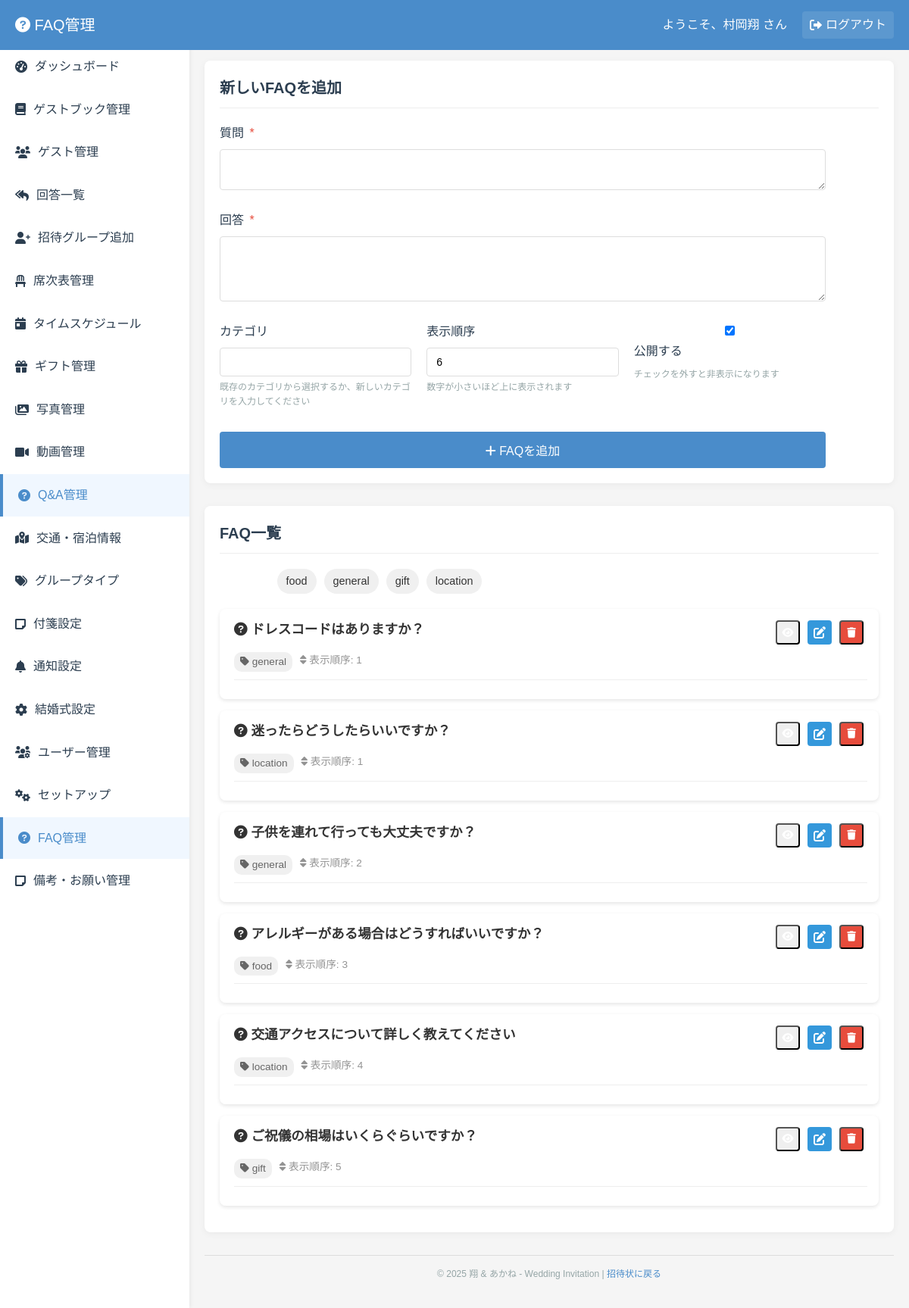
Screenshot of /admin/faq.php (signed in) with the database file from the repository.
### tables this page shows
CREATE TABLE `faq` (
  `id` int(11) NOT NULL AUTO_INCREMENT,
  `question` text NOT NULL,
  `answer` text NOT NULL,
  `category` varchar(50) DEFAULT NULL,
  `display_order` int(11) DEFAULT 0,
  `is_visible` tinyint(1) DEFAULT 1,
  `created_at` timestamp NOT NULL DEFAULT current_timestamp(),
  PRIMARY KEY (`id`)
);

### admin/faq.php (the view, shortened to what this page needs)
<?php
require_once '../config.php';
$faqs = [];
try {
    $stmt = $pdo->query("SELECT * FROM faq ORDER BY display_order, id");
    $faqs = $stmt->fetchAll();
} catch (PDOException $e) {
    $error = "FAQ情報の取得に失敗しました。";
    if ($debug_mode) {
        $error .= " エラー: " . $e->getMessage();
    }
}
$categories = [];
try {
    $stmt = $pdo->query("SELECT DISTINCT category FROM faq WHERE category != '' ORDER BY category");
    $category_results = $stmt->fetchAll(PDO::FETCH_COLUMN);
    $categories = array_filter($category_results);
} catch (PDOException $e) {
}
$edit_faq = null;
$next_display_order = 1;
if (!empty($faqs)) {
    $max_order = max(array_column($faqs, 'display_order'));
    $next_display_order = $max_order + 1;
}
?>
<!DOCTYPE html>
<html lang="ja">
<head>
    <link rel="stylesheet" href="../css/style.css">
    <link rel="stylesheet" href="css/admin.css">
    <link rel="stylesheet" href="https://cdnjs.cloudflare.com/ajax/libs/font-awesome/6.0.0/css/all.min.css">
</head>
<body class="admin-body">
    <div class="admin-dashboard">
        <header class="admin-dashboard-header">
            <div class="admin-logo">
                <h1><i class="fas fa-question-circle"></i> FAQ管理</h1>
            </div>
            <div class="admin-user">
                <span>ようこそ、<?= htmlspecialchars($_SESSION['admin_username']) ?> さん</span>
                <a href="logout.php" class="admin-logout"><i class="fas fa-sign-out-alt"></i> ログアウト</a>
            </div>
        </header>
        <div class="admin-dashboard-content">
            <?php include 'inc/sidebar.php'; ?>
            <div class="admin-main">
                <div class="admin-content-wrapper">
                <section class="admin-section">
                    <h2><?= $edit_faq ? 'FAQを編集' : '新しいFAQを追加' ?></h2>
                    <form class="admin-form" method="post" action="">
                        <div class="admin-form-group">
                            <label for="question">質問 <span class="required">*</span></label>
                            <textarea id="question" name="question" rows="2" required><?= $edit_faq ? htmlspecialchars($edit_faq['question']) : '' ?></textarea>
                        </div>
                        <div class="admin-form-group">
                            <label for="answer">回答 <span class="required">*</span></label>
                            <textarea id="answer" name="answer" rows="4" required><?= $edit_faq ? htmlspecialchars($edit_faq['answer']) : '' ?></textarea>
                        </div>
                        <div class="admin-form-row">
                            <div class="admin-form-group">
                                <label for="category">カテゴリ</label>
                                <input type="text" id="category" name="category" list="category-list" value="<?= $edit_faq ? htmlspecialchars($edit_faq['category']) : '' ?>">
                                <small>既存のカテゴリから選択するか、新しいカテゴリを入力してください</small>
                            </div>
                            <div class="admin-form-group">
                                <label for="display_order">表示順序</label>
                                <input type="number" id="display_order" name="display_order" min="1" value="<?= $edit_faq ? $edit_faq['display_order'] : $next_display_order ?>">
                                <small>数字が小さいほど上に表示されます</small>
                            </div>
                            <div class="admin-form-group">
                                <label for="is_visible" class="checkbox-label">
                                    <input type="checkbox" id="is_visible" name="is_visible" <?= (!$edit_faq || $edit_faq['is_visible']) ? 'checked' : '' ?>>
                                    公開する
                                </label>
                                <small>チェックを外すと非表示になります</small>
                            </div>
                        </div>
                        <div class="admin-form-actions">
                            <button type="submit" class="admin-button">
                                <i class="fas fa-<?= $edit_faq ? 'save' : 'plus' ?>"></i>
                                <?= $edit_faq ? 'FAQを更新' : 'FAQを追加' ?>
                            </button>
                        </div>
                    </form>
                </section>
                <section class="admin-section">
                    <h2>FAQ一覧</h2>
                    <?php if (!empty($categories)): ?>
                        <div class="category-filter">
                            <div class="category-tag active" data-category="all">すべて</div>
                            <?php foreach ($categories as $category): ?>
                                <div class="category-tag" data-category="<?= htmlspecialchars($category) ?>">
                                    <?= htmlspecialchars($category) ?>
                                </div>
                            <?php endforeach; ?>
                        </div>
                    <?php endif; ?>
                    <?php if (empty($faqs)): ?>
                        <p>FAQがありません。上のフォームからFAQを追加してください。</p>
                    <?php else: ?>
                        <div class="faq-list">
                            <?php foreach ($faqs as $faq): ?>
                                <div class="faq-card <?= $faq['is_visible'] ? 'visible' : 'hidden' ?>" data-category="<?= htmlspecialchars($faq['category']) ?>">
                                    <div class="faq-header">
                                        <h3 class="faq-title">
                                            <i class="fas fa-question-circle"></i>
                                            <?= htmlspecialchars($faq['question']) ?>
                                        </h3>
                                        <div class="faq-actions">
                                            <form method="post" class="inline-form">
                                                <button type="submit" class="admin-btn <?= $faq['is_visible'] ? 'admin-btn-success' : 'admin-btn-secondary' ?>" title="<?= $faq['is_visible'] ? '非公開にする' : '公開する' ?>">
                                                    <i class="fas fa-<?= $faq['is_visible'] ? 'eye' : 'eye-slash' ?>"></i>
                                                </button>
                                            </form>
                                            <a href="faq.php?edit=<?= $faq['id'] ?>" class="admin-btn admin-btn-edit" title="編集">
                                                <i class="fas fa-edit"></i>
                                            </a>
                                            <form method="post" class="inline-form" onsubmit="return confirm('このFAQを削除してもよろしいですか？');">
                                                <button type="submit" class="admin-btn admin-btn-delete" title="削除">
                                                    <i class="fas fa-trash"></i>
                                                </button>
                                            </form>
                                        </div>
                                    </div>
                                    <div class="faq-meta">
                                        <?php if (!empty($faq['category'])): ?>
                                            <div class="faq-category">
                                                <i class="fas fa-tag"></i> <?= htmlspecialchars($faq['category']) ?>
                                            </div>
                                        <?php endif; ?>
                                        <div class="faq-order">
                                            <i class="fas fa-sort"></i> 表示順序: <?= $faq['display_order'] ?>
                                        </div>
                                    </div>
                                    <div class="faq-answer">
                                    </div>
                                </div>
                            <?php endforeach; ?>
                        </div>
                    <?php endif; ?>
                </section>
                </div>
                <?php include 'inc/footer.php'; ?>
</body>
</html>

### css/style.css (style rules this page uses)
:root { --primary-color: #ffffff; --accent-color: #4CAF50; --accent-light: #81C784; --accent-dark: #388E3C; --text-color: #333333; --background-light: #f8f9fa; --shadow-color: rgba(0, 0, 0, 0.1); --gold: #d4af37; --light-gold: #f1e6c1; --cream: #fcf8e8; --pink-accent: #f8bbd0; --pink-light: #fce4ec; --pink-dark: #ec407a; }
* { box-sizing: border-box; margin: 0; padding: 0; }
body { font-family: 'Noto Serif JP', serif; margin: 0; padding: 0; background: url('../images/leaves-bg.png') repeat; background-size: 400px; background-attachment: fixed; color: #2c3e50; line-height: 1.6; min-height: 100vh; display: flex; flex-direction: column; justify-content: flex-start; align-items: center; }
body::before { content: ''; position: fixed; top: 0; left: 0; width: 100%; height: 100%; background-image: url('../images/leaves-bg.png'); background-size: 300px; background-repeat: repeat; opacity: 0.05; z-index: -1; }
.required { color: #ff5252; margin-left: 3px; }
.faq-answer { background-color: white; padding: 0; max-height: 0; overflow: hidden; transition: max-height 0.5s ease-out, padding 0.3s; }

### admin/css/admin.css (style rules this page uses)
:root { --admin-primary: #4a8cca; --admin-secondary: #2c3e50; --admin-success: #2ecc71; --admin-danger: #e74c3c; --admin-warning: #f39c12; --admin-info: #3498db; --admin-light: #ecf0f1; --admin-dark: #2c3e50; --admin-gray: #95a5a6; --admin-border: #ddd; }
.admin-body { font-family: 'Noto Sans JP', sans-serif; background-color: #f5f5f5; margin: 0; padding: 0; color: #333; }
.admin-form-group { margin-bottom: 20px; }
.admin-form-group label { display: block; margin-bottom: 8px; font-weight: 500; color: var(--admin-secondary); }
.admin-form-group input { width: 100%; padding: 10px 12px; border: 1px solid var(--admin-border); border-radius: 4px; font-size: 14px; transition: border-color 0.3s; }
.admin-button { display: block; width: 100%; padding: 12px; background-color: var(--admin-primary); color: white; border: none; border-radius: 4px; font-size: 16px; font-weight: 500; cursor: pointer; transition: background-color 0.3s; }
.admin-dashboard { display: flex; flex-direction: column; min-height: 100vh; }
.admin-dashboard-header { background-color: var(--admin-primary); color: white; padding: 15px 20px; display: flex; justify-content: space-between; align-items: center; position: fixed; top: 0; left: 0; right: 0; z-index: 1000; }
.admin-logo h1 { margin: 0; font-size: 20px; font-weight: 500; }
.admin-user { display: flex; align-items: center; gap: 20px; }
.admin-logout { color: white; text-decoration: none; display: inline-flex; align-items: center; gap: 5px; padding: 5px 10px; border-radius: 4px; background-color: rgba(255, 255, 255, 0.1); transition: background-color 0.3s; }
.admin-dashboard-content { display: flex; flex: 1; margin-top: 60px; min-height: calc(100vh - 60px); }
.admin-main { flex: 1; padding: 20px; margin-left: 250px; min-height: calc(100vh - 60px); display: flex; flex-direction: column; width: calc(100% - 250px); box-sizing: border-box; }
.admin-content-wrapper { flex: 1; display: flex; flex-direction: column; }
.admin-section { background-color: white; border-radius: 8px; box-shadow: 0 2px 10px rgba(0, 0, 0, 0.05); padding: 20px; margin-bottom: 30px; }
.admin-section h2 { margin-top: 0; margin-bottom: 20px; color: var(--admin-secondary); font-size: 20px; padding-bottom: 10px; border-bottom: 1px solid #eee; }
.admin-btn { display: inline-flex; align-items: center; justify-content: center; width: 32px; height: 32px; border-radius: 4px; color: white; text-decoration: none; margin-right: 5px; }
.admin-btn-edit { background-color: var(--admin-info); }
.admin-btn-delete { background-color: var(--admin-danger); }
.admin-form { max-width: 800px; }
.admin-form-row { display: flex; gap: 20px; margin-bottom: 20px; }
.admin-form-row .admin-form-group { flex: 1; margin-bottom: 0; }
.admin-form-group textarea { width: 100%; padding: 10px 12px; border: 1px solid var(--admin-border); border-radius: 4px; font-size: 14px; font-family: inherit; resize: vertical; }
.admin-form-group small { display: block; margin-top: 5px; color: var(--admin-gray); font-size: 12px; }
.admin-form-actions { margin-top: 30px; }
.required { color: var(--admin-danger); }

### rows the page displays
faq: question "ドレスコードはありますか？", is_visible 1 (drawn), category "general", display_order "1"
faq: question "迷ったらどうしたらいいですか？", is_visible 1 (drawn), category "location", display_order "1"
faq: question "子供を連れて行っても大丈夫ですか？", is_visible 1 (drawn), category "general", display_order "2"
faq: question "アレルギーがある場合はどうすればいいですか？", is_visible 1 (drawn), category "food", display_order "3"
faq: question "交通アクセスについて詳しく教えてください", is_visible 1 (drawn), category "location", display_order "4"
faq: question "ご祝儀の相場はいくらぐらいですか？", is_visible 1 (drawn), category "gift", display_order "5"

### other values shown
$_SESSION['admin_username'] "村岡翔"
$item['text'] "ダッシュボード"
$item['text'] "ゲストブック管理"
$item['text'] "ゲスト管理"
$item['text'] "回答一覧"
$item['text'] "招待グループ追加"
$item['text'] "席次表管理"
$item['text'] "タイムスケジュール"
$item['text'] "ギフト管理"
$item['text'] "写真管理"
$item['text'] "動画管理"
$item['text'] "Q&A管理"
$item['text'] "交通・宿泊情報"
$item['text'] "グループタイプ"
$item['text'] "付箋設定"
